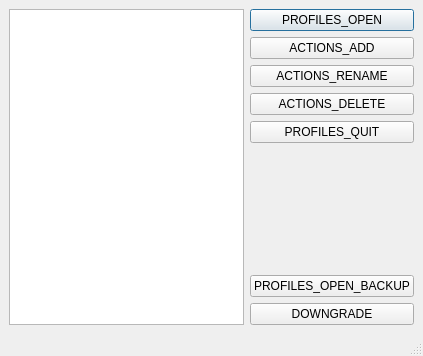
<?xml version="1.0" encoding="UTF-8"?>
<ui version="4.0">
 <class>MainWindow</class>
 <widget class="QMainWindow" name="MainWindow">
  <property name="geometry">
   <rect>
    <x>0</x>
    <y>0</y>
    <width>423</width>
    <height>356</height>
   </rect>
  </property>
  <property name="windowTitle">
   <string>PROFILES_PROFILES</string>
  </property>
  <property name="windowIcon">
   <iconset resource="icons.qrc">
    <normaloff>:/icons/anki.png</normaloff>:/icons/anki.png</iconset>
  </property>
  <widget class="QWidget" name="centralwidget">
   <layout class="QVBoxLayout" name="verticalLayout_3">
    <item>
     <layout class="QHBoxLayout" name="horizontalLayout">
      <item>
       <layout class="QVBoxLayout" name="verticalLayout_2">
        <item>
         <widget class="QListWidget" name="profiles"/>
        </item>
       </layout>
      </item>
      <item>
       <layout class="QVBoxLayout" name="verticalLayout">
        <item>
         <widget class="QPushButton" name="login">
          <property name="text">
           <string>PROFILES_OPEN</string>
          </property>
          <property name="default">
           <bool>true</bool>
          </property>
         </widget>
        </item>
        <item>
         <widget class="QPushButton" name="add">
          <property name="text">
           <string>ACTIONS_ADD</string>
          </property>
         </widget>
        </item>
        <item>
         <widget class="QPushButton" name="rename">
          <property name="text">
           <string>ACTIONS_RENAME</string>
          </property>
         </widget>
        </item>
        <item>
         <widget class="QPushButton" name="delete_2">
          <property name="text">
           <string>ACTIONS_DELETE</string>
          </property>
         </widget>
        </item>
        <item>
         <widget class="QPushButton" name="quit">
          <property name="text">
           <string>PROFILES_QUIT</string>
          </property>
         </widget>
        </item>
        <item>
         <spacer name="verticalSpacer">
          <property name="orientation">
           <enum>Qt::Vertical</enum>
          </property>
          <property name="sizeHint" stdset="0">
           <size>
            <width>20</width>
            <height>40</height>
           </size>
          </property>
         </spacer>
        </item>
        <item>
         <widget class="QPushButton" name="openBackup">
          <property name="text">
           <string>PROFILES_OPEN_BACKUP</string>
          </property>
         </widget>
        </item>
        <item>
         <widget class="QPushButton" name="downgrade_button">
          <property name="text">
           <string notr="true">DOWNGRADE</string>
          </property>
         </widget>
        </item>
       </layout>
      </item>
     </layout>
    </item>
   </layout>
  </widget>
  <widget class="QMenuBar" name="menubar">
   <property name="enabled">
    <bool>false</bool>
   </property>
   <property name="geometry">
    <rect>
     <x>0</x>
     <y>0</y>
     <width>423</width>
     <height>22</height>
    </rect>
   </property>
  </widget>
  <widget class="QStatusBar" name="statusbar">
   <property name="enabled">
    <bool>false</bool>
   </property>
  </widget>
 </widget>
 <resources>
  <include location="icons.qrc"/>
 </resources>
 <connections/>
</ui>
